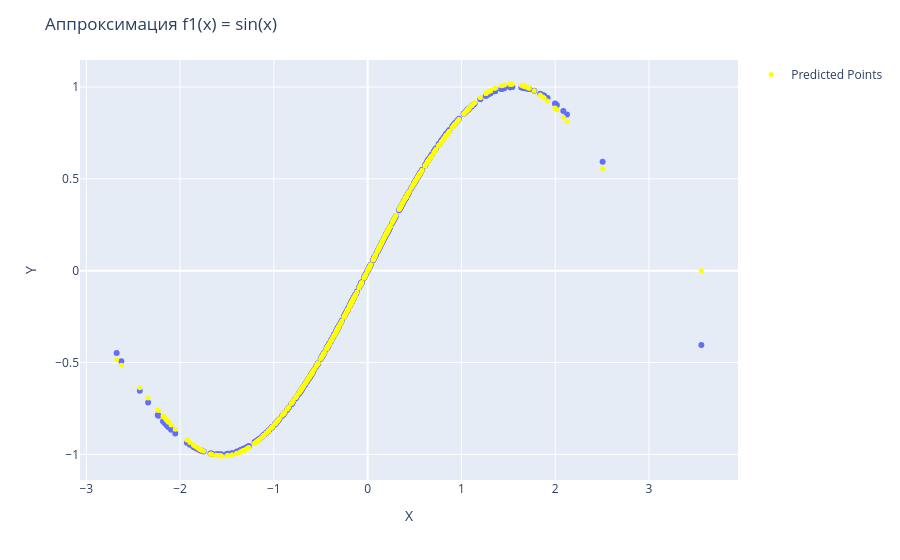

Here is the notebook cell this chart was saved with:
### Code cell
model_path = "best_RBFAdam_f1.pkl"

if os.path.exists(model_path):
    rbf = joblib.load(model_path)
    print("Загружена сохранённая модель RBF.")

else:
    rbf = RBF(
        indim=1,
        numCenters=14,
        outdim=1
    )

    rbf.train(
        X_train_f1,
        y_train_f1.reshape(-1, 1),
        adam=True
    )

    joblib.dump(rbf, model_path)
    print("Модель RBF обучена и сохранена.")

pred_test_rbf = rbf.test(X_test_f1).ravel()

for i in range(rbf.numCenters):
    print(
        f"Нейрон {i + 1}: "
        f"центр = {rbf.centers[i]}, "
        f"sigma = {rbf.sigmas[i]:.4f}, "
        f"beta = {1 / (2 * rbf.sigmas[i] ** 2):.4f}"
    )

m = MetricsCalculator()

metrics_rbf = m.calculate_comprehensive_metrics(
    y_true=y_test_f1,
    y_pred=pred_test_rbf,
    model_name="RBF: f1(x) = sin(x)"
)

quality_rbf = m.approximation_quality(
    deviation=0.1,
    y_pred=pred_test_rbf,
    y_true=y_test_f1
)

print(f"Качество аппроксимации RBF: {quality_rbf:.2f}%")
visualize_and_evaluate_2d_model(X_test_f1, y_test_f1, pred_test_rbf, "Аппроксимация f1(x) = sin(x)")

### Figure 1 — Plotly figure (JSON) as saved in the notebook; plotly's stock layout.template omitted (floating-point values rounded to 4 significant figures; data arrays with more than 128 entries replaced by an {"elided": "..."} marker saying what was removed)
{"data": [{"hovertemplate": "X=%{x}<br>Y=%{y}<extra></extra>", "legendgroup": "", "marker": {"color": "#636efa", "symbol": "circle"}, "mode": "markers", "name": "", "orientation": "v", "showlegend": false, "x": {"elided": "400 float values"}, "xaxis": "x", "y": {"elided": "400 float values"}, "yaxis": "y", "type": "scatter"}, {"marker": {"color": "yellow", "size": 5}, "mode": "markers", "name": "Predicted Points", "x": {"elided": "400 float values"}, "y": {"elided": "400 float values"}, "type": "scatter"}], "layout": {"xaxis": {"anchor": "y", "domain": [0.0, 1.0], "title": {"text": "X"}}, "yaxis": {"anchor": "x", "domain": [0.0, 1.0], "title": {"text": "Y"}}, "legend": {"tracegroupgap": 0}, "margin": {"t": 60}, "title": {"text": "Аппроксимация f1(x) = sin(x)"}}}
